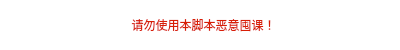
<?xml version="1.0" encoding="UTF-8"?>
<ui version="4.0">
 <class>WarningBar</class>
 <widget class="QWidget" name="WarningBar">
  <property name="geometry">
   <rect>
    <x>0</x>
    <y>0</y>
    <width>400</width>
    <height>50</height>
   </rect>
  </property>
  <property name="minimumSize">
   <size>
    <width>0</width>
    <height>30</height>
   </size>
  </property>
  <property name="maximumSize">
   <size>
    <width>16777215</width>
    <height>50</height>
   </size>
  </property>
  <property name="windowTitle">
   <string>Form</string>
  </property>
  <property name="styleSheet">
   <string notr="true">background-color: rgb(255, 255, 255);</string>
  </property>
  <layout class="QHBoxLayout" name="horizontalLayout">
   <property name="leftMargin">
    <number>5</number>
   </property>
   <property name="topMargin">
    <number>0</number>
   </property>
   <property name="rightMargin">
    <number>0</number>
   </property>
   <property name="bottomMargin">
    <number>0</number>
   </property>
   <item>
    <layout class="QVBoxLayout" name="verticalLayout">
     <item>
      <widget class="QToolButton" name="toolButton_2">
       <property name="sizePolicy">
        <sizepolicy hsizetype="Minimum" vsizetype="Fixed">
         <horstretch>0</horstretch>
         <verstretch>0</verstretch>
        </sizepolicy>
       </property>
       <property name="minimumSize">
        <size>
         <width>0</width>
         <height>30</height>
        </size>
       </property>
       <property name="maximumSize">
        <size>
         <width>16777215</width>
         <height>30</height>
        </size>
       </property>
       <property name="styleSheet">
        <string notr="true">color: rgb(216, 30, 6);
background-color: rgb(255,255,255);
border:none;
border-radius: 5px;
padding-left:10px;
padding-right:8px;</string>
       </property>
       <property name="text">
        <string>请勿使用本脚本恶意囤课！</string>
       </property>
       <property name="icon">
        <iconset resource="../../resource.qrc">
         <normaloff>:/icons/icons/warning_bar/warning.png</normaloff>:/icons/icons/warning_bar/warning.png</iconset>
       </property>
       <property name="toolButtonStyle">
        <enum>Qt::ToolButtonTextBesideIcon</enum>
       </property>
      </widget>
     </item>
    </layout>
   </item>
  </layout>
 </widget>
 <resources>
  <include location="../../resource.qrc"/>
 </resources>
 <connections/>
</ui>
